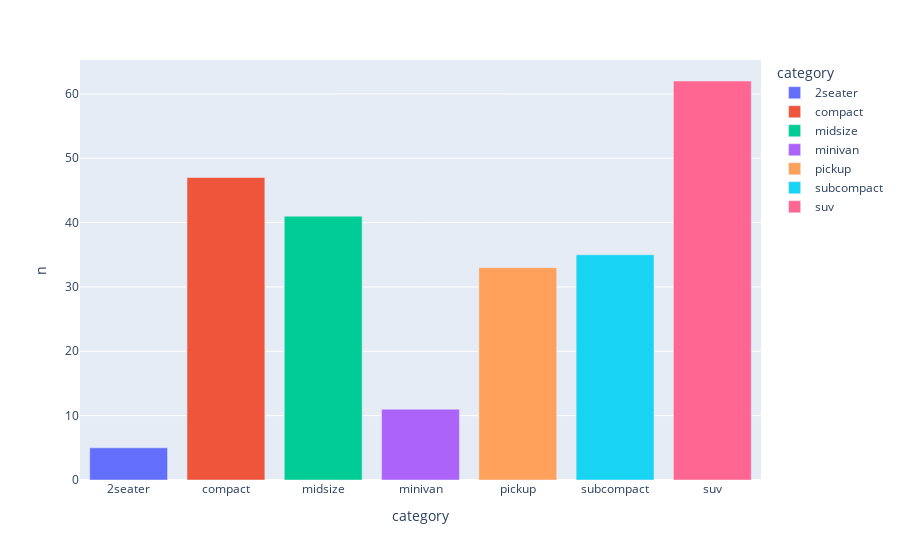

The cell this chart's notebook holds for it:
### Code cell
px.bar(df, x = 'category', y = 'n', color = 'category')

### Figure 1 — Plotly figure (JSON) as saved in the notebook; plotly's stock layout.template omitted (floating-point values rounded to 4 significant figures)
{"data": [{"alignmentgroup": "True", "hovertemplate": "category=%{x}<br>n=%{y}<extra></extra>", "legendgroup": "2seater", "marker": {"color": "#636efa", "pattern": {"shape": ""}}, "name": "2seater", "offsetgroup": "2seater", "orientation": "v", "showlegend": true, "textposition": "auto", "type": "bar", "x": ["2seater"], "xaxis": "x", "y": [5], "yaxis": "y"}, {"alignmentgroup": "True", "hovertemplate": "category=%{x}<br>n=%{y}<extra></extra>", "legendgroup": "compact", "marker": {"color": "#EF553B", "pattern": {"shape": ""}}, "name": "compact", "offsetgroup": "compact", "orientation": "v", "showlegend": true, "textposition": "auto", "type": "bar", "x": ["compact"], "xaxis": "x", "y": [47], "yaxis": "y"}, {"alignmentgroup": "True", "hovertemplate": "category=%{x}<br>n=%{y}<extra></extra>", "legendgroup": "midsize", "marker": {"color": "#00cc96", "pattern": {"shape": ""}}, "name": "midsize", "offsetgroup": "midsize", "orientation": "v", "showlegend": true, "textposition": "auto", "type": "bar", "x": ["midsize"], "xaxis": "x", "y": [41], "yaxis": "y"}, {"alignmentgroup": "True", "hovertemplate": "category=%{x}<br>n=%{y}<extra></extra>", "legendgroup": "minivan", "marker": {"color": "#ab63fa", "pattern": {"shape": ""}}, "name": "minivan", "offsetgroup": "minivan", "orientation": "v", "showlegend": true, "textposition": "auto", "type": "bar", "x": ["minivan"], "xaxis": "x", "y": [11], "yaxis": "y"}, {"alignmentgroup": "True", "hovertemplate": "category=%{x}<br>n=%{y}<extra></extra>", "legendgroup": "pickup", "marker": {"color": "#FFA15A", "pattern": {"shape": ""}}, "name": "pickup", "offsetgroup": "pickup", "orientation": "v", "showlegend": true, "textposition": "auto", "type": "bar", "x": ["pickup"], "xaxis": "x", "y": [33], "yaxis": "y"}, {"alignmentgroup": "True", "hovertemplate": "category=%{x}<br>n=%{y}<extra></extra>", "legendgroup": "subcompact", "marker": {"color": "#19d3f3", "pattern": {"shape": ""}}, "name": "subcompact", "offsetgroup": "subcompact", "orientation": "v", "showlegend": true, "textposition": "auto", "type": "bar", "x": ["subcompact"], "xaxis": "x", "y": [35], "yaxis": "y"}, {"alignmentgroup": "True", "hovertemplate": "category=%{x}<br>n=%{y}<extra></extra>", "legendgroup": "suv", "marker": {"color": "#FF6692", "pattern": {"shape": ""}}, "name": "suv", "offsetgroup": "suv", "orientation": "v", "showlegend": true, "textposition": "auto", "type": "bar", "x": ["suv"], "xaxis": "x", "y": [62], "yaxis": "y"}], "layout": {"barmode": "relative", "legend": {"title": {"text": "category"}, "tracegroupgap": 0}, "margin": {"t": 60}, "xaxis": {"anchor": "y", "categoryarray": ["2seater", "compact", "midsize", "minivan", "pickup", "subcompact", "suv"], "categoryorder": "array", "domain": [0, 1], "title": {"text": "category"}}, "yaxis": {"anchor": "x", "domain": [0, 1], "title": {"text": "n"}}}}
